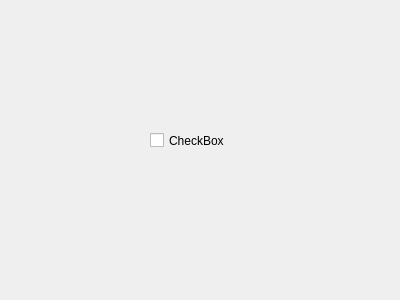
<?xml version="1.0" encoding="UTF-8"?>
<ui version="4.0">
 <class>Test</class>
 <widget class="QWidget" name="Test">
  <property name="geometry">
   <rect>
    <x>0</x>
    <y>0</y>
    <width>400</width>
    <height>300</height>
   </rect>
  </property>
  <property name="windowTitle">
   <string>Form</string>
  </property>
  <widget class="QCheckBox" name="checkBox">
   <property name="geometry">
    <rect>
     <x>150</x>
     <y>130</y>
     <width>85</width>
     <height>21</height>
    </rect>
   </property>
   <property name="text">
    <string>CheckBox</string>
   </property>
  </widget>
 </widget>
 <layoutdefault spacing="6" margin="11"/>
 <resources/>
 <connections/>
</ui>
